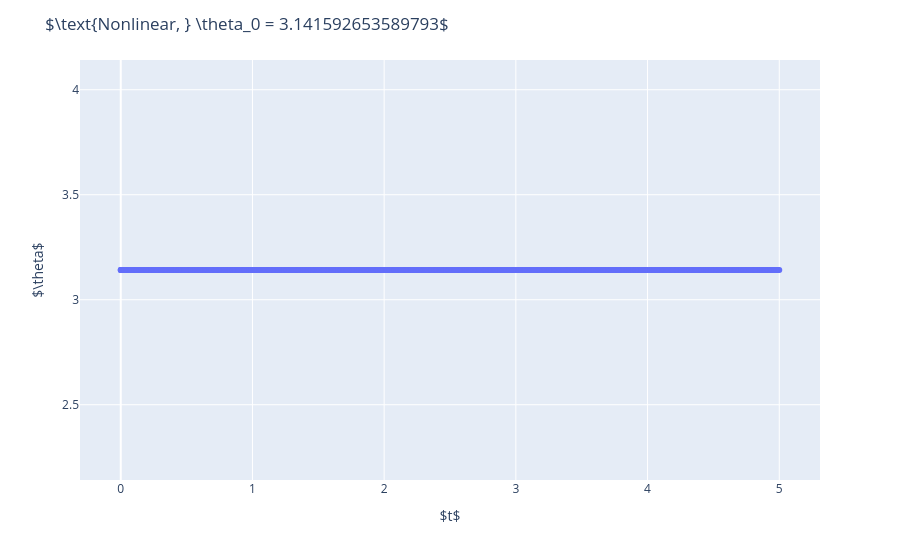

The cell this chart's notebook holds for it:
### Code cell
# stable equilibrium
theta_0 = np.pi
solution = solve_ivp(eom_nonlinear, t_span=[0, 5], y0=[theta_0, 0, 0], max_step=0.01)
assert solution.success

fig = px.scatter(x=solution.t, y=solution.y[0])
fig.update_layout(
    title=rf"$\text{{Nonlinear, }} \theta_0 = {theta_0}$",
    xaxis_title=r"$t$",
    yaxis_title=r"$\theta$",
)

### Figure 1 — Plotly figure (JSON) as saved in the notebook; plotly's stock layout.template omitted (floating-point values rounded to 4 significant figures; data arrays with more than 128 entries replaced by an {"elided": "..."} marker saying what was removed)
{"data": [{"hovertemplate": "x=%{x}<br>y=%{y}<extra></extra>", "legendgroup": "", "marker": {"color": "#636efa", "symbol": "circle"}, "mode": "markers", "name": "", "orientation": "v", "showlegend": false, "type": "scatter", "x": {"elided": "503 float values"}, "xaxis": "x", "y": {"elided": "503 float values"}, "yaxis": "y"}], "layout": {"legend": {"tracegroupgap": 0}, "margin": {"t": 60}, "title": {"text": "$\\text{Nonlinear, } \\theta_0 = 3.141592653589793$"}, "xaxis": {"anchor": "y", "domain": [0, 1], "title": {"text": "$t$"}}, "yaxis": {"anchor": "x", "domain": [0, 1], "title": {"text": "$\\theta$"}}}}
